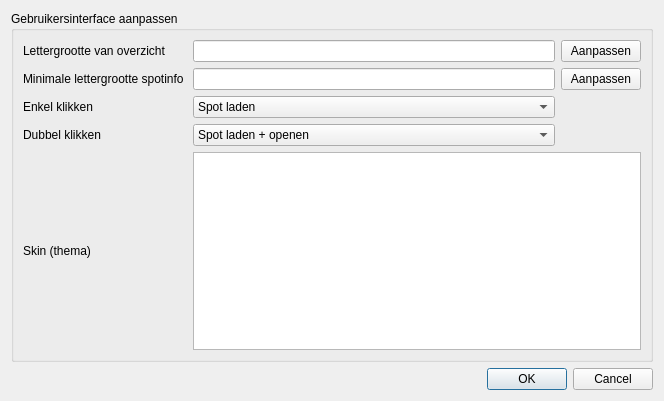
<?xml version="1.0" encoding="UTF-8"?>
<ui version="4.0">
 <class>UISettingsDialog</class>
 <widget class="QDialog" name="UISettingsDialog">
  <property name="geometry">
   <rect>
    <x>0</x>
    <y>0</y>
    <width>664</width>
    <height>401</height>
   </rect>
  </property>
  <property name="windowTitle">
   <string>Gebruikersinterface</string>
  </property>
  <layout class="QVBoxLayout" name="verticalLayout">
   <item>
    <widget class="QGroupBox" name="groupBox">
     <property name="title">
      <string>Gebruikersinterface aanpassen</string>
     </property>
     <layout class="QGridLayout" name="gridLayout">
      <item row="0" column="0">
       <widget class="QLabel" name="label">
        <property name="text">
         <string>Lettergrootte van overzicht</string>
        </property>
       </widget>
      </item>
      <item row="0" column="1">
       <widget class="QLineEdit" name="listFontinfo">
        <property name="enabled">
         <bool>true</bool>
        </property>
        <property name="readOnly">
         <bool>true</bool>
        </property>
       </widget>
      </item>
      <item row="2" column="0">
       <widget class="QLabel" name="label_2">
        <property name="sizePolicy">
         <sizepolicy hsizetype="Minimum" vsizetype="Preferred">
          <horstretch>0</horstretch>
          <verstretch>0</verstretch>
         </sizepolicy>
        </property>
        <property name="minimumSize">
         <size>
          <width>150</width>
          <height>0</height>
         </size>
        </property>
        <property name="text">
         <string>Minimale lettergrootte spotinfo </string>
        </property>
       </widget>
      </item>
      <item row="3" column="0">
       <widget class="QLabel" name="label_3">
        <property name="text">
         <string>Enkel klikken</string>
        </property>
       </widget>
      </item>
      <item row="3" column="1">
       <widget class="QComboBox" name="singleClickCombo">
        <property name="sizePolicy">
         <sizepolicy hsizetype="MinimumExpanding" vsizetype="Fixed">
          <horstretch>0</horstretch>
          <verstretch>0</verstretch>
         </sizepolicy>
        </property>
        <property name="currentIndex">
         <number>1</number>
        </property>
        <item>
         <property name="text">
          <string>-niets-</string>
         </property>
        </item>
        <item>
         <property name="text">
          <string>Spot laden</string>
         </property>
        </item>
        <item>
         <property name="text">
          <string>Spot laden + openen</string>
         </property>
        </item>
       </widget>
      </item>
      <item row="4" column="0">
       <widget class="QLabel" name="label_4">
        <property name="text">
         <string>Dubbel klikken</string>
        </property>
       </widget>
      </item>
      <item row="4" column="1">
       <widget class="QComboBox" name="doubleClickCombo">
        <property name="sizePolicy">
         <sizepolicy hsizetype="MinimumExpanding" vsizetype="Fixed">
          <horstretch>0</horstretch>
          <verstretch>0</verstretch>
         </sizepolicy>
        </property>
        <property name="currentIndex">
         <number>2</number>
        </property>
        <item>
         <property name="text">
          <string>-niets-</string>
         </property>
        </item>
        <item>
         <property name="text">
          <string>Spot laden</string>
         </property>
        </item>
        <item>
         <property name="text">
          <string>Spot laden + openen</string>
         </property>
        </item>
       </widget>
      </item>
      <item row="2" column="1">
       <widget class="QLineEdit" name="spotFontinfo">
        <property name="enabled">
         <bool>true</bool>
        </property>
        <property name="readOnly">
         <bool>true</bool>
        </property>
       </widget>
      </item>
      <item row="2" column="2">
       <widget class="QPushButton" name="spotFontButton">
        <property name="text">
         <string>Aanpassen</string>
        </property>
       </widget>
      </item>
      <item row="5" column="1" colspan="2">
       <widget class="QListWidget" name="skinsList">
        <property name="iconSize">
         <size>
          <width>150</width>
          <height>150</height>
         </size>
        </property>
        <property name="viewMode">
         <enum>QListView::IconMode</enum>
        </property>
       </widget>
      </item>
      <item row="5" column="0">
       <widget class="QLabel" name="label_5">
        <property name="text">
         <string>Skin (thema)</string>
        </property>
       </widget>
      </item>
      <item row="0" column="2">
       <widget class="QPushButton" name="listFontButton">
        <property name="text">
         <string>Aanpassen</string>
        </property>
       </widget>
      </item>
     </layout>
    </widget>
   </item>
   <item>
    <widget class="QDialogButtonBox" name="buttonBox">
     <property name="orientation">
      <enum>Qt::Horizontal</enum>
     </property>
     <property name="standardButtons">
      <set>QDialogButtonBox::Cancel|QDialogButtonBox::Ok</set>
     </property>
    </widget>
   </item>
  </layout>
 </widget>
 <resources/>
 <connections>
  <connection>
   <sender>buttonBox</sender>
   <signal>accepted()</signal>
   <receiver>UISettingsDialog</receiver>
   <slot>accept()</slot>
   <hints>
    <hint type="sourcelabel">
     <x>199</x>
     <y>283</y>
    </hint>
    <hint type="destinationlabel">
     <x>199</x>
     <y>149</y>
    </hint>
   </hints>
  </connection>
  <connection>
   <sender>buttonBox</sender>
   <signal>rejected()</signal>
   <receiver>UISettingsDialog</receiver>
   <slot>reject()</slot>
   <hints>
    <hint type="sourcelabel">
     <x>199</x>
     <y>283</y>
    </hint>
    <hint type="destinationlabel">
     <x>199</x>
     <y>149</y>
    </hint>
   </hints>
  </connection>
 </connections>
</ui>
